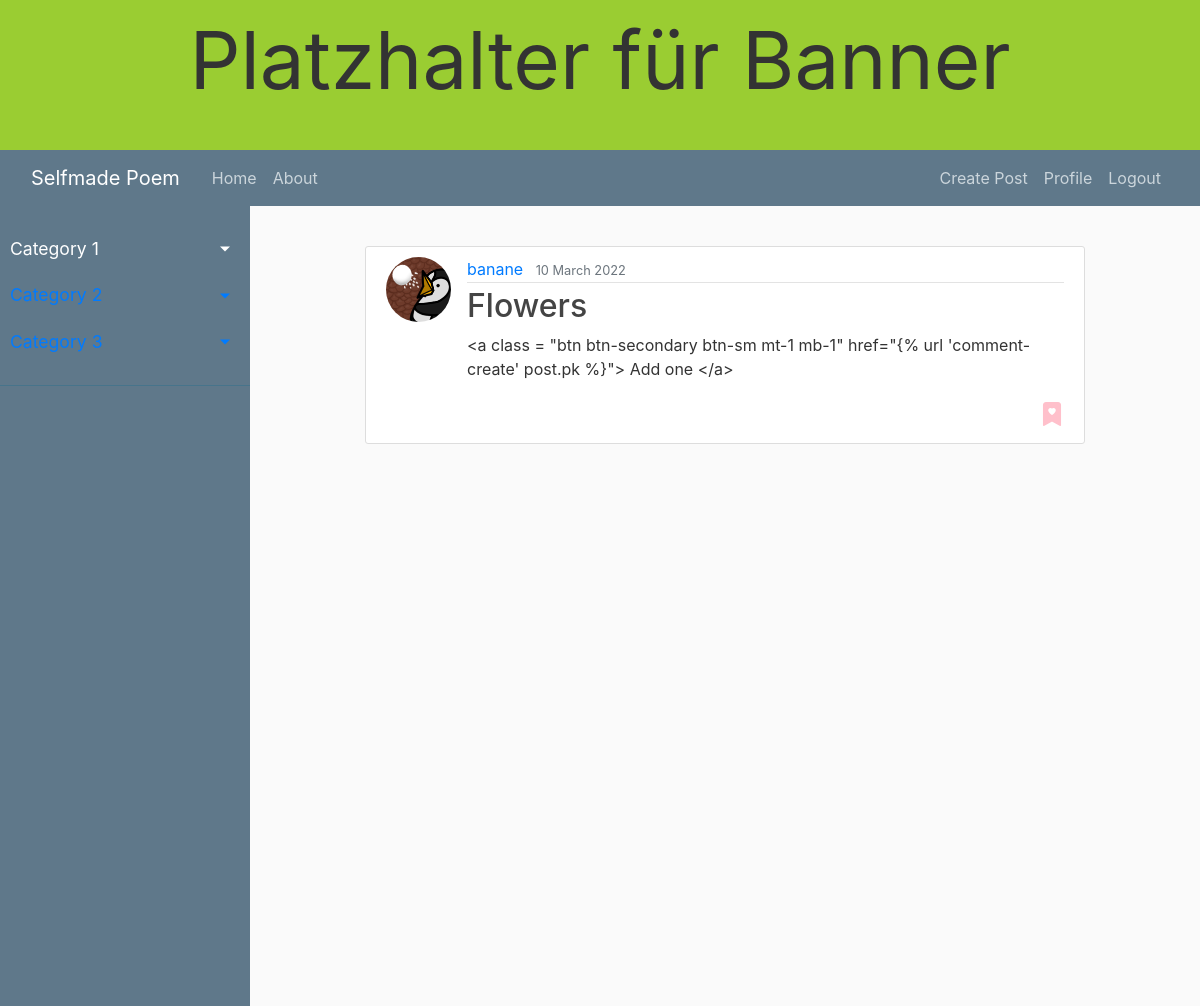
The app's page / (signed in) with its own data.
### blog/models.py (models this page shows, shortened)
class Post(models.Model):
    title = models.CharField(max_length = 100)
    content = models.TextField()
    date_posted = models.DateTimeField(default = timezone.now)
    category = models.CharField(max_length = 30, choices=Category.choices, default="")
    author = models.ForeignKey(User, on_delete=models.CASCADE)
    comments = models.ManyToManyField(Comment)

### users/models.py (models this page shows, shortened)
class Profile(models.Model):
    user = models.OneToOneField(User, on_delete = models.CASCADE)
    image = models.ImageField(default = "default.jpg", upload_to = "profile_pics")
    favorites = models.ManyToManyField(Post)

### blog/views.py (the view)
# urls.py: path('', PostListView.as_view() , name = 'blog-home'),
class PostListView(ListView):
    model = Post
    template_name = "blog/home.html"
    context_object_name = 'posts'
    ordering = ['-date_posted']
    paginate_by = 5

### blog/templates/blog/home.html (shortened to what this page needs)
{% extends 'blog/base.html' %}
{%block content%}
    {% for post in posts %}
        <article class="media content-section">
            <img class = "rounded-circle article-img"  src= "{{post.author.profile.image.url }}">
            <div class="media-body">
                <div class="article-metadata">
                    <a class="mr-2" href="{% url 'user-posts' post.author.username %}">{{ post.author }}</a>
                    <small class="text-muted">{{ post.date_posted|date:"d F Y" }}</small>
                </div>
                <h2><a class="article-title" href="{% url 'post-detail' post.id %}">{{ post.title }}</a></h2>
                <p class="article-content">{{ post.content }}</p>
                <i id="favorite-button" class="bi bi-bookmark-heart-fill float-right"></i>
            </div>
        </article>
    {%endfor%}
{%endblock content%}

### blog/static/blog/main.css (style rules this page uses)
body { background: #fafafa; color: #333333; }
h1, h2, h3, h4, h5, h6 { color: #444444; }
.content-section { background: #ffffff; padding: 10px 20px; border: 1px solid #dddddd; border-radius: 3px; margin-bottom: 20px; }
.article-title { color: #444444; }
.article-content { white-space: pre-line; }
.article-img { height: 65px; width: 65px; margin-right: 16px; }
.article-metadata { padding-bottom: 1px; margin-bottom: 4px; border-bottom: 1px solid #e3e3e3 }
#favorite-button { font-size: 1.5rem; color: pink; }

### records on screen
Post: author.profile.image (placeholder picture), author "banane", date_posted "10 March 2022", title "Flowers", content "<a class = \"btn btn-secondary btn-sm mt-1 mb-1\" href=\"{% url 'comment-create' post.pk %}\"> Add one </a>"
